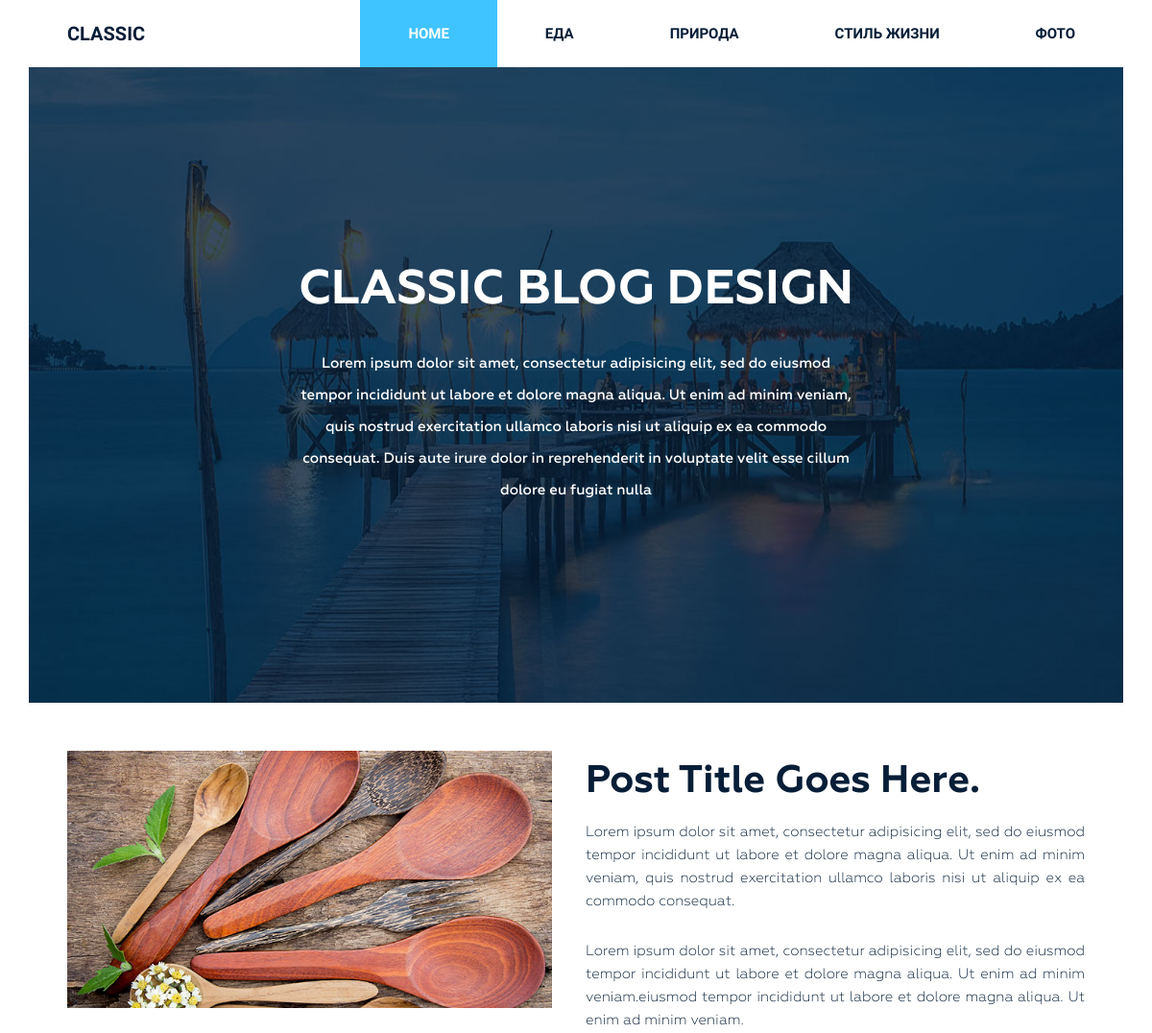
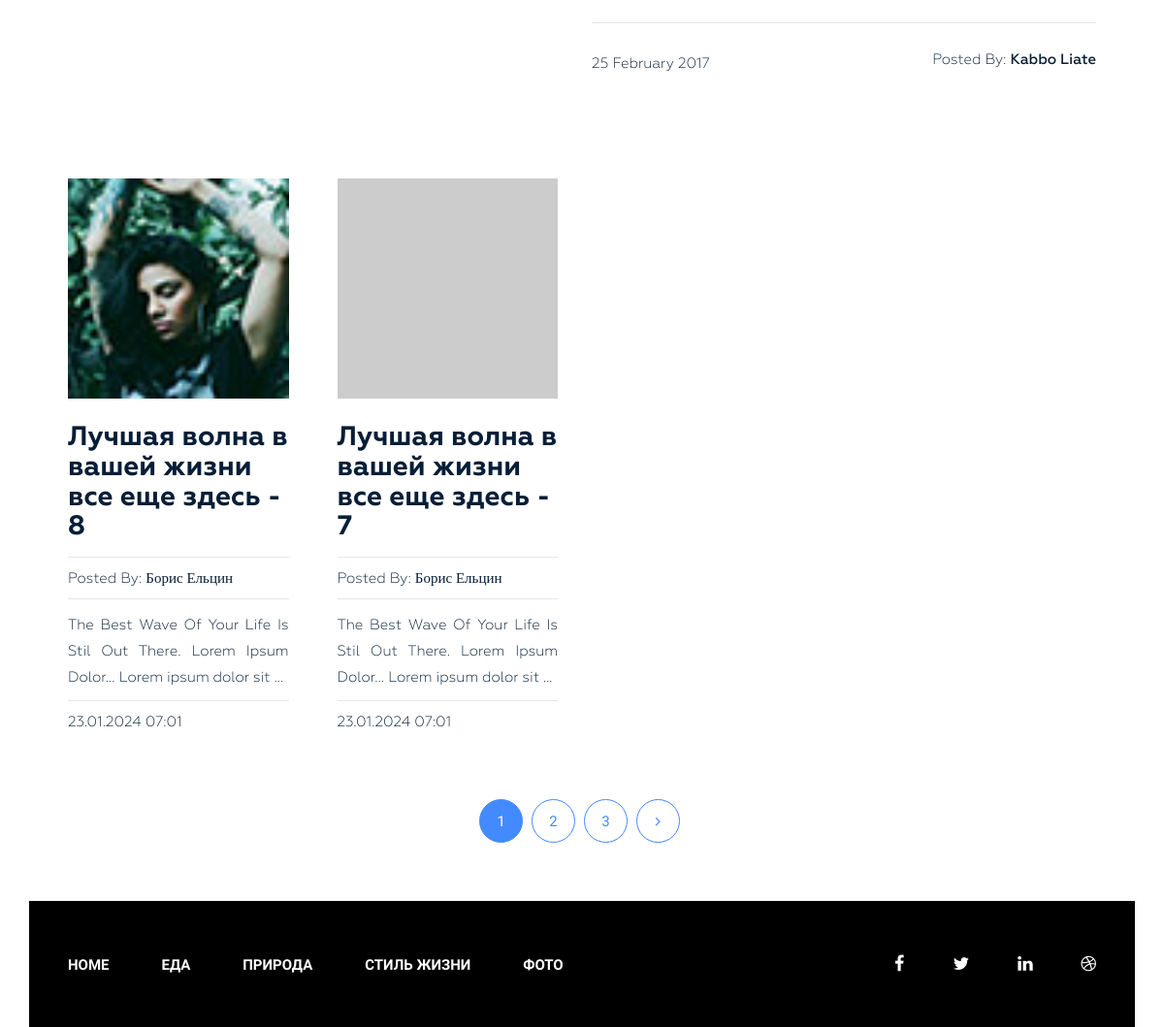
The page / on the database its author committed (2 pictures, top to bottom).
### blog/models.py (models this page shows, shortened)
class Category(models.Model):
    title = models.CharField(max_length=250, verbose_name='Наименование')
    slug = models.SlugField(max_length=250, unique=True, verbose_name='Алиас')
    def get_absolute_url(self):
        return reverse("category", kwargs={"slug": self.slug})
    class Meta:
        ordering = ['title']
        verbose_name = "Категория"
        verbose_name_plural = "Категории"

class Post(models.Model):
    title = models.CharField(max_length=250, verbose_name='Наименование')
    slug = models.SlugField(max_length=250, unique=True, verbose_name='Алиас')
    content = models.TextField(blank=True, verbose_name='Содержимое')
    author = models.CharField(max_length=100, verbose_name='Автор')
    views = models.PositiveIntegerField(default=0, verbose_name='Количество просмотров')
    photo = models.ImageField(upload_to='media/%Y/%m/%\d', blank=True, verbose_name='Изображение')
    category = models.ForeignKey(Category, on_delete=models.PROTECT, related_name='posts', verbose_name='Категория')
    tags = models.ManyToManyField(Tag, related_name='posts', blank=True, verbose_name='Теги')
    created_at = models.DateTimeField(auto_now_add=True, verbose_name='Опубликовано')
    def get_absolute_url(self):
        return reverse("post-detail", kwargs={"slug": self.slug})
    class Meta:
        verbose_name = "Пост"
        verbose_name_plural = "Посты"
        ordering = ['-created_at']

### blog/views.py (the view)
# urls.py: path("", HomeView.as_view(), name='home'),
class HomeView(ListView):
    model = Post
    template_name = 'blog/index.html'
    context_object_name = 'posts'
    paginate_by = 2
    def get_context_data(self, **kwargs):
        context = super().get_context_data(**kwargs)
        context["title"] = 'Классический дизайн блога'
        return context

### blog/templatetags/menu.py (called while the page is built)
@register.inclusion_tag('blog/menu_tpl.html')
def show_menu(menu_class='menu'):
    categories = Category.objects.all()
    return {'categories': categories, 'menu_class': menu_class}

### blog/templates/blog/index.html (shortened to what this page needs)
{% extends "base.html" %}
{% load static %}
{% block content %}
<section class="bg-text-area">
    <div class="container">
        <div class="row">
            <div class="col-md-12">
                <div class="bg-text">
                    <h3>Classic BLOG Design</h3>
                    <p>Lorem ipsum dolor sit amet, consectetur adipisicing elit, sed do eiusmod tempor incididunt ut labore et dolore magna aliqua. Ut enim ad minim veniam, quis nostrud exercitation ullamco laboris nisi ut aliquip ex ea commodo consequat. Duis aute irure dolor in reprehenderit in voluptate velit esse cillum dolore eu fugiat nulla </p>
                </div>
            </div>
        </div>
    </div>
</section>
<section class="blog-post-area">
    <div class="container">
        <div class="row">
            <div class="blog-post-area-style">
                    <div class="col-md-12">
                        <div class="single-post-big">
                            <div class="big-image">
                                <img src="{% static "img/post-image1.jpg" %}" alt="">
                            </div>
                            <div class="big-text">
                                <h3><a href="#">Post Title Goes Here.</a></h3>
                                <p>Lorem ipsum dolor sit amet, consectetur adipisicing elit, sed do eiusmod tempor incididunt ut labore et dolore magna aliqua. Ut enim ad minim veniam, quis nostrud exercitation ullamco laboris nisi ut aliquip ex ea commodo consequat.</p>
                                <p>Lorem ipsum dolor sit amet, consectetur adipisicing elit, sed do eiusmod tempor incididunt ut labore et dolore magna aliqua. Ut enim ad minim veniam.eiusmod tempor incididunt ut labore et dolore magna aliqua. Ut enim ad minim veniam.</p>
                                <h4><span class="date">25 February 2017</span><span class="author">Posted By: <span class="author-name">Kabbo Liate</span></span>
                                </h4>
                            </div>
                        </div>
                    </div>
                    {% for post in posts %}
                        <div class="col-md-3">
                            <div class="single-post">
                                {% if post.photo %}
                                    <img src="{{post.photo.url}}" alt="{{post.title}} ">
                                {% else %}
                                    <img src="https://placehold.co/228x228" alt="{{post.title}}">
                                {% endif %}
                                <h3><a href="{{post.get_absolute_url}}">{{post.title}}</a></h3>
                                <h4><span>Posted By: <span class="author-name">{{post.author}}</span></span>
                                </h4>
                                <p>{{post.content|truncatewords_html:20|striptags}}</p>
                                <h4><span>{{post.created_at|date:'d.m.Y H:m'}}</span></h4>
                            </div>
                        </div>
                    {% endfor %}
            </div>
        </div>
    </div>
    {% include "inc/_pagination.html" %}
</section>
{% endblock  %}

### blog/templates/blog/menu_tpl.html
<div class="{{ menu_class }}">
    <ul>
        <li><a href="{% url "home" %}">Home</a></li>
        {% for item in categories %}
            <li><a href="{{item.get_absolute_url}}">{{item.title}}</a></li>
        {% endfor %}
    </ul>
</div>

### config/static/style.css (style rules this page uses)
.wrapper header.header .menu { margin: 0 }
.wrapper header.header .menu ul { float: right; margin: 0; padding: 0; margin-right: 4px; }
.wrapper header.header .menu ul li { display: inline-block; list-style: outside none none; margin: 0 -4px 0 0; }
.wrapper header.header .menu ul li a { color: rgb(6, 30, 55); font-family: "Raleway", sans-serif; font-size: 15px; font-weight: 600; line-height: 70px; padding: 26px 50px; text-decoration: none; text-transform: uppercase; }
.wrapper header.header .menu ul li.active a { background: #40c4ff; color: #fff; }
.wrapper section.bg-text-area .bg-text { background-image: url(img/bg-iamges.jpg); background-size: 100% 100%; padding: 205px 280px; }
.wrapper section.bg-text-area .bg-text h3 { color: #fff; font-family: Geometria; font-size: 50px; font-weight: 700; text-align: center; text-transform: uppercase; margin: 0; }
.wrapper section.bg-text-area .bg-text p { color: #fff; font-family: Geometria; font-size: 15px; font-weight: 500; line-height: 33px; margin: 32px 0 0; text-align: center; }
section.blog-post-area { margin-top: 50px; }
section.blog-post-area .big-image { float: left; width: 50%; padding-right: 35px; }
section.blog-post-area .big-text { float: right; width: 50%; padding-right: 20px; }
section.blog-post-area img { width: 100%; }
section.blog-post-area .big-text h3 { margin: 10px 0 0; }
section.blog-post-area .big-text h3 a { font-family: Geometria; font-weight: 700; font-size: 40px; color: #061e37; text-decoration: none; }
section.blog-post-area .big-text p { color: #061e37; font-family: Geometria; font-size: 15px; font-weight: 400; line-height: 24px; padding-top: 18px; text-align: justify; text-decoration: none; }
section.blog-post-area .big-text h4 { margin-top: 25px; padding-top: 30px; position: relative; }
section.blog-post-area .big-text h4::before { background: #e6e6e6 none repeat scroll 0 0; content: ""; height: 1px; position: absolute; top: 0; width: 100%; }
section.blog-post-area .single-post { padding-right: 20px; margin: 100px 0px 0px; }
section.blog-post-area h4 span { font-family: Geometria; font-weight: 400; font-size: 15px; color: #061e37; text-decoration: none; }
section.blog-post-area .big-text h4 span.author { float: right }
section.blog-post-area h4 span.author-name { font-weight: 500; }
.blog-post-area .single-post h3 a { font-family: Geometria; font-size: 28px; font-weight: 700; text-decoration: none; color: #061e37; }
.blog-post-area .single-post p { color: #061e37; font-family: Geometria; font-size: 15px; font-weight: 400; line-height: 27px; padding-top: 14px; position: relative; text-align: justify; }
.blog-post-area .single-post h4 { margin-bottom: 12px; padding-top: 10px; position: relative; }
.blog-post-area .single-post h4::before { background: #e6e6e6 none repeat scroll 0 0; content: ""; height: 1px; position: absolute; top: 0; width: 100%; }
.blog-post-area .single-post p::before { background: #e6e6e6 none repeat scroll 0 0; content: ""; height: 1px; position: absolute; top: 0; width: 100%; }
.blog-post-area .single-post h3 { margin: 25px 0 15px; }
.blog-post-area .blog-post-area-style { margin: 0 20px 0 40px; }
.wrapper footer.footer .footer-menu { margin: 0 }
.wrapper footer.footer .footer-menu ul { line-height: 130px; margin: 0; padding: 0; }
.wrapper footer.footer .footer-menu ul li { display: inline; list-style: outside none none; margin: 0; padding: 30px 0px; }
.wrapper footer.footer .footer-menu ul li a { color: #fff; font-family: "Raleway", sans-serif; font-size: 15px; font-weight: 600; line-height: 70px; margin-left: 40px; padding: 26px 10px 26px 0; text-decoration: none; text-transform: uppercase; }
img { max-width: 100%; }

### rows shown on the page
Category: title "ЕДА"
Category: title "ПРИРОДА"
Category: title "СТИЛЬ ЖИЗНИ"
Category: title "ФОТО"
Post: photo (picture), title "Лучшая волна в вашей жизни все еще здесь - 8", author "Борис Ельцин", content "The Best Wave Of Your Life Is Stil Out There. Lorem Ipsum Dolor... Lorem ipsum dolor sit …", created_at "23.01.2024 07:01"
Post: title "Лучшая волна в вашей жизни все еще здесь - 7", author "Борис Ельцин", content "The Best Wave Of Your Life Is Stil Out There. Lorem Ipsum Dolor... Lorem ipsum dolor sit …", created_at "23.01.2024 07:01"

### other values the page prints
{{ page }} "1"
{{ page }} "2" "3"
